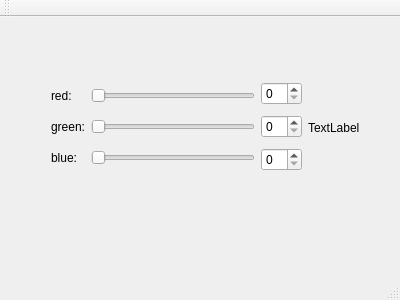
<?xml version="1.0" encoding="UTF-8"?>
<ui version="4.0">
 <class>MainWindow</class>
 <widget class="QMainWindow" name="MainWindow">
  <property name="geometry">
   <rect>
    <x>0</x>
    <y>0</y>
    <width>400</width>
    <height>300</height>
   </rect>
  </property>
  <property name="windowTitle">
   <string>MainWindow</string>
  </property>
  <widget class="QWidget" name="centralWidget">
   <widget class="QWidget" name="layoutWidget">
    <property name="geometry">
     <rect>
      <x>40</x>
      <y>50</y>
      <width>331</width>
      <height>121</height>
     </rect>
    </property>
    <layout class="QHBoxLayout" name="horizontalLayout_2">
     <item>
      <layout class="QHBoxLayout" name="horizontalLayout" stretch="0,0">
       <property name="sizeConstraint">
        <enum>QLayout::SetMinAndMaxSize</enum>
       </property>
       <item>
        <layout class="QGridLayout" name="gridLayout">
         <item row="1" column="1">
          <widget class="QSlider" name="horizontalSliderRed">
           <property name="orientation">
            <enum>Qt::Horizontal</enum>
           </property>
          </widget>
         </item>
         <item row="3" column="0">
          <widget class="QLabel" name="labelBlue">
           <property name="text">
            <string>blue:</string>
           </property>
          </widget>
         </item>
         <item row="1" column="0">
          <widget class="QLabel" name="labelRed">
           <property name="text">
            <string>red:</string>
           </property>
          </widget>
         </item>
         <item row="2" column="1">
          <widget class="QSlider" name="horizontalSliderGreen">
           <property name="orientation">
            <enum>Qt::Horizontal</enum>
           </property>
          </widget>
         </item>
         <item row="2" column="0">
          <widget class="QLabel" name="labelGreen">
           <property name="text">
            <string>green:</string>
           </property>
          </widget>
         </item>
         <item row="3" column="1">
          <widget class="QSlider" name="horizontalSliderBlue">
           <property name="orientation">
            <enum>Qt::Horizontal</enum>
           </property>
          </widget>
         </item>
        </layout>
       </item>
       <item>
        <layout class="QVBoxLayout" name="verticalLayout">
         <property name="spacing">
          <number>-1</number>
         </property>
         <property name="sizeConstraint">
          <enum>QLayout::SetNoConstraint</enum>
         </property>
         <item>
          <widget class="QSpinBox" name="spinBoxRed"/>
         </item>
         <item>
          <widget class="QSpinBox" name="spinBoxGreen"/>
         </item>
         <item>
          <widget class="QSpinBox" name="spinBoxBlue"/>
         </item>
        </layout>
       </item>
      </layout>
     </item>
     <item>
      <widget class="QLabel" name="colorLabel">
       <property name="text">
        <string>TextLabel</string>
       </property>
      </widget>
     </item>
    </layout>
   </widget>
  </widget>
  <widget class="QMenuBar" name="menuBar">
   <property name="geometry">
    <rect>
     <x>0</x>
     <y>0</y>
     <width>400</width>
     <height>22</height>
    </rect>
   </property>
  </widget>
  <widget class="QToolBar" name="mainToolBar">
   <attribute name="toolBarArea">
    <enum>TopToolBarArea</enum>
   </attribute>
   <attribute name="toolBarBreak">
    <bool>false</bool>
   </attribute>
  </widget>
  <widget class="QStatusBar" name="statusBar"/>
 </widget>
 <layoutdefault spacing="6" margin="11"/>
 <resources/>
 <connections>
  <connection>
   <sender>spinBoxRed</sender>
   <signal>valueChanged(int)</signal>
   <receiver>horizontalSliderRed</receiver>
   <slot>setValue(int)</slot>
   <hints>
    <hint type="sourcelabel">
     <x>283</x>
     <y>110</y>
    </hint>
    <hint type="destinationlabel">
     <x>219</x>
     <y>106</y>
    </hint>
   </hints>
  </connection>
  <connection>
   <sender>horizontalSliderRed</sender>
   <signal>valueChanged(int)</signal>
   <receiver>spinBoxRed</receiver>
   <slot>setValue(int)</slot>
   <hints>
    <hint type="sourcelabel">
     <x>131</x>
     <y>104</y>
    </hint>
    <hint type="destinationlabel">
     <x>289</x>
     <y>107</y>
    </hint>
   </hints>
  </connection>
  <connection>
   <sender>spinBoxGreen</sender>
   <signal>valueChanged(int)</signal>
   <receiver>horizontalSliderGreen</receiver>
   <slot>setValue(int)</slot>
   <hints>
    <hint type="sourcelabel">
     <x>275</x>
     <y>145</y>
    </hint>
    <hint type="destinationlabel">
     <x>226</x>
     <y>143</y>
    </hint>
   </hints>
  </connection>
  <connection>
   <sender>horizontalSliderGreen</sender>
   <signal>valueChanged(int)</signal>
   <receiver>spinBoxGreen</receiver>
   <slot>setValue(int)</slot>
   <hints>
    <hint type="sourcelabel">
     <x>133</x>
     <y>139</y>
    </hint>
    <hint type="destinationlabel">
     <x>275</x>
     <y>146</y>
    </hint>
   </hints>
  </connection>
  <connection>
   <sender>horizontalSliderBlue</sender>
   <signal>valueChanged(int)</signal>
   <receiver>spinBoxBlue</receiver>
   <slot>setValue(int)</slot>
   <hints>
    <hint type="sourcelabel">
     <x>191</x>
     <y>186</y>
    </hint>
    <hint type="destinationlabel">
     <x>266</x>
     <y>183</y>
    </hint>
   </hints>
  </connection>
  <connection>
   <sender>spinBoxBlue</sender>
   <signal>valueChanged(int)</signal>
   <receiver>horizontalSliderBlue</receiver>
   <slot>setValue(int)</slot>
   <hints>
    <hint type="sourcelabel">
     <x>279</x>
     <y>187</y>
    </hint>
    <hint type="destinationlabel">
     <x>179</x>
     <y>186</y>
    </hint>
   </hints>
  </connection>
 </connections>
</ui>
